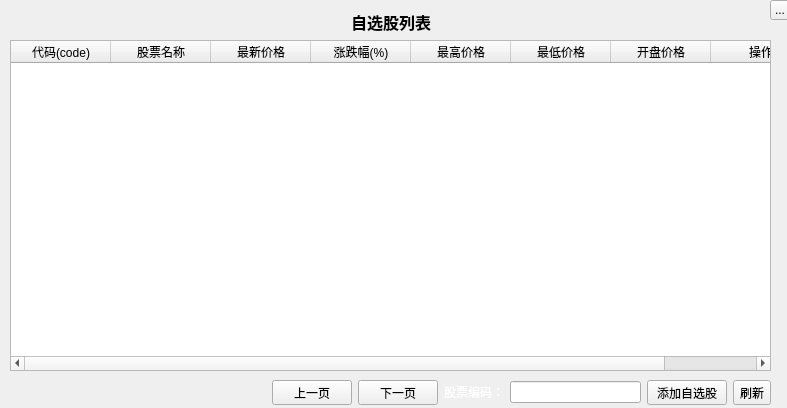
<?xml version="1.0" encoding="UTF-8"?>
<ui version="4.0">
 <class>selectStockWidget</class>
 <widget class="QWidget" name="selectStockWidget">
  <property name="geometry">
   <rect>
    <x>0</x>
    <y>0</y>
    <width>787</width>
    <height>408</height>
   </rect>
  </property>
  <property name="windowTitle">
   <string>Form</string>
  </property>
  <widget class="QWidget" name="horizontalLayoutWidget">
   <property name="geometry">
    <rect>
     <x>10</x>
     <y>10</y>
     <width>761</width>
     <height>22</height>
    </rect>
   </property>
   <layout class="QHBoxLayout" name="horizontalLayout">
    <item>
     <spacer name="horizontalSpacer">
      <property name="orientation">
       <enum>Qt::Horizontal</enum>
      </property>
      <property name="sizeHint" stdset="0">
       <size>
        <width>40</width>
        <height>20</height>
       </size>
      </property>
     </spacer>
    </item>
    <item>
     <widget class="QLabel" name="stock_label">
      <property name="text">
       <string>&lt;html&gt;&lt;head/&gt;&lt;body&gt;&lt;p&gt;&lt;span style=&quot; font-size:12pt; font-weight:600;&quot;&gt;自选股列表&lt;/span&gt;&lt;/p&gt;&lt;/body&gt;&lt;/html&gt;</string>
      </property>
     </widget>
    </item>
    <item>
     <spacer name="horizontalSpacer_2">
      <property name="orientation">
       <enum>Qt::Horizontal</enum>
      </property>
      <property name="sizeHint" stdset="0">
       <size>
        <width>40</width>
        <height>20</height>
       </size>
      </property>
     </spacer>
    </item>
   </layout>
  </widget>
  <widget class="QTableWidget" name="tableWidget">
   <property name="geometry">
    <rect>
     <x>10</x>
     <y>40</y>
     <width>761</width>
     <height>331</height>
    </rect>
   </property>
   <attribute name="horizontalHeaderVisible">
    <bool>true</bool>
   </attribute>
   <attribute name="horizontalHeaderCascadingSectionResizes">
    <bool>false</bool>
   </attribute>
   <attribute name="horizontalHeaderDefaultSectionSize">
    <number>100</number>
   </attribute>
   <attribute name="horizontalHeaderMinimumSectionSize">
    <number>35</number>
   </attribute>
   <attribute name="verticalHeaderDefaultSectionSize">
    <number>30</number>
   </attribute>
   <attribute name="verticalHeaderMinimumSectionSize">
    <number>30</number>
   </attribute>
   <column>
    <property name="text">
     <string>代码(code)</string>
    </property>
    <property name="background">
     <color>
      <red>255</red>
      <green>255</green>
      <blue>255</blue>
     </color>
    </property>
   </column>
   <column>
    <property name="text">
     <string>股票名称</string>
    </property>
   </column>
   <column>
    <property name="text">
     <string>最新价格</string>
    </property>
   </column>
   <column>
    <property name="text">
     <string>涨跌幅(%)</string>
    </property>
   </column>
   <column>
    <property name="text">
     <string>最高价格</string>
    </property>
   </column>
   <column>
    <property name="text">
     <string>最低价格</string>
    </property>
   </column>
   <column>
    <property name="text">
     <string>开盘价格</string>
    </property>
   </column>
   <column>
    <property name="text">
     <string>操作</string>
    </property>
   </column>
  </widget>
  <widget class="QWidget" name="horizontalLayoutWidget_2">
   <property name="geometry">
    <rect>
     <x>10</x>
     <y>380</y>
     <width>761</width>
     <height>25</height>
    </rect>
   </property>
   <layout class="QHBoxLayout" name="horizontalLayout_2">
    <item>
     <spacer name="horizontalSpacer_4">
      <property name="orientation">
       <enum>Qt::Horizontal</enum>
      </property>
      <property name="sizeHint" stdset="0">
       <size>
        <width>40</width>
        <height>20</height>
       </size>
      </property>
     </spacer>
    </item>
    <item>
     <spacer name="horizontalSpacer_3">
      <property name="orientation">
       <enum>Qt::Horizontal</enum>
      </property>
      <property name="sizeHint" stdset="0">
       <size>
        <width>40</width>
        <height>20</height>
       </size>
      </property>
     </spacer>
    </item>
    <item>
     <widget class="QPushButton" name="prePageButton">
      <property name="text">
       <string>上一页</string>
      </property>
     </widget>
    </item>
    <item>
     <widget class="QPushButton" name="nextPageButton">
      <property name="text">
       <string>下一页</string>
      </property>
     </widget>
    </item>
    <item>
     <widget class="QLabel" name="label">
      <property name="text">
       <string>&lt;html&gt;&lt;head/&gt;&lt;body&gt;&lt;p&gt;&lt;span style=&quot; color:#ffffff;&quot;&gt;股票编码：&lt;/span&gt;&lt;/p&gt;&lt;/body&gt;&lt;/html&gt;</string>
      </property>
     </widget>
    </item>
    <item>
     <widget class="CompleteLineEdit" name="codeLineEdit"/>
    </item>
    <item>
     <widget class="QPushButton" name="addStockButton">
      <property name="text">
       <string>添加自选股</string>
      </property>
     </widget>
    </item>
    <item>
     <widget class="QToolButton" name="updateToolButton">
      <property name="text">
       <string>刷新</string>
      </property>
     </widget>
    </item>
   </layout>
  </widget>
  <widget class="QToolButton" name="quitToolButton">
   <property name="geometry">
    <rect>
     <x>770</x>
     <y>0</y>
     <width>20</width>
     <height>20</height>
    </rect>
   </property>
   <property name="text">
    <string>...</string>
   </property>
  </widget>
 </widget>
 <customwidgets>
  <customwidget>
   <class>CompleteLineEdit</class>
   <extends>QLineEdit</extends>
   <header location="global">completelineedit.h</header>
  </customwidget>
 </customwidgets>
 <resources/>
 <connections/>
</ui>
